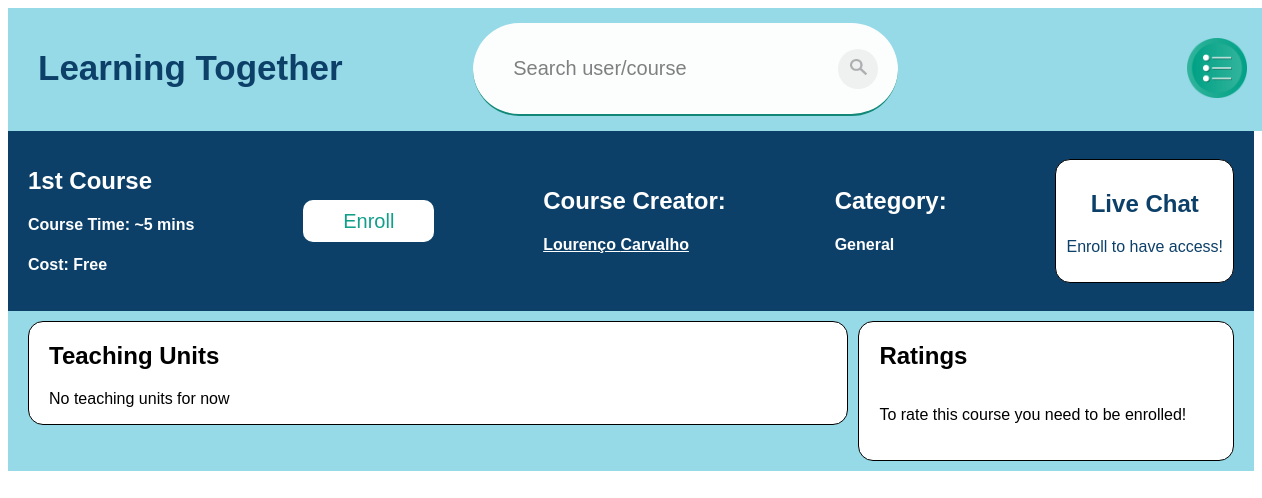
Before: /course/1 (signed in) with the older database file.
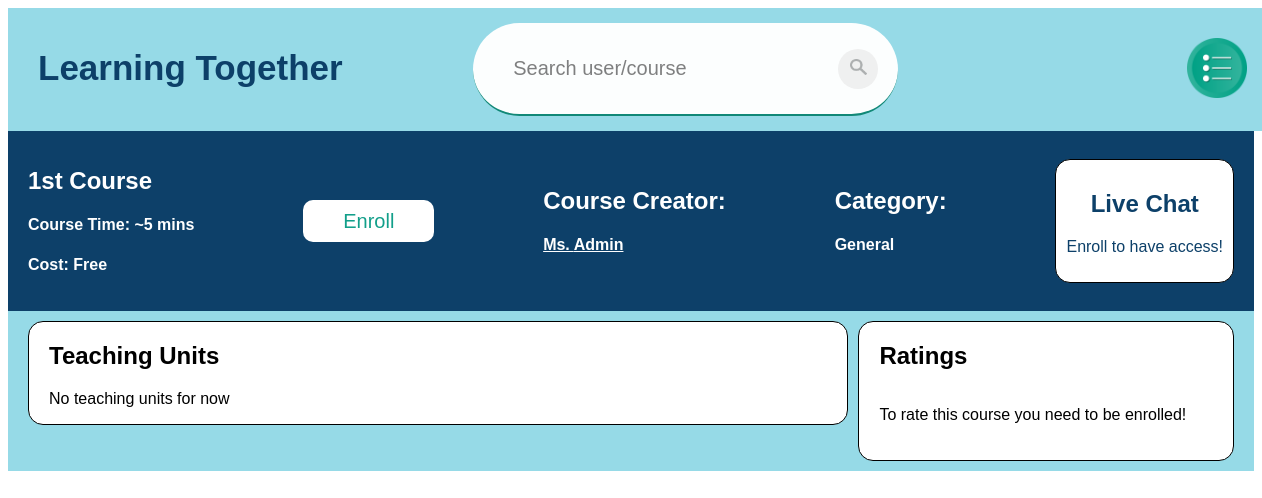
After: the same page with the newer database file.
### app/models.py (models this page shows, shortened)
class Public(models.Model):
    profileId = models.ForeignKey(Profile, on_delete=models.CASCADE)
    name = models.CharField(max_length=50)
    surname = models.CharField(max_length=50)
    avatar = models.SmallIntegerField()
    createdDate = models.DateField(auto_now_add=True)

### app/views.py (the view)
# urls.py: path('course/<id>', views.coursePage, name='coursePage'),
def coursePage(request, id):
    course = models.Course.objects.filter(id__exact=id)
    if not course:
        messages.error(request, "Course doesn't exist")
        return redirect('home')
    else:
        courseMade = models.CoursesMade.objects.filter(courseId__exact=id)
        thisUser = False
        if request.user.is_authenticated:
            if courseMade[0].publicId.profileId.userId.id == request.user.id:
                thisUser = True
        teachingUnits = models.TeachingUnit.objects.filter(
            courseId__exact=course[0])
        liveChat = models.LiveChat.objects.filter(courseId__exact=course[0])
        if not liveChat:
            liveChat = [None]
            chat_enable = None
        elif liveChat[0].chat_enable==0:
            chat_enable = 0
        elif liveChat[0].chat_enable==1:
            chat_enable = 1
        enrolled = thisUser
        if not thisUser and request.user.is_authenticated:
            profile = models.Profile.objects.filter(
                userId__exact=request.user.id)
            private = models.Private.objects.filter(
                profileId__exact=profile[0].id)
            courseEnrolled = models.CoursesEnrolled.objects.filter(
                privateId__exact=private[0].id, courseId__exact=id)
            if courseEnrolled:
                enrolled = True
            else:
                enrolled = False
        elif not request.user.is_authenticated:
            enrolled = True
        ratings = models.Rating.objects.filter(courseId__exact=course[0])
        return render(request, "app/coursePage.html", {'course': course[0],
                                                       'creator': courseMade[0].publicId,
                                                       'teachingUnits': teachingUnits,
                                                       'liveChat': liveChat[0],
                                                       'chat_able': chat_enable,
                                                       'ratings': ratings,
                                                       'thisUser': thisUser,
                                                       'showOptions': False,
                                                       'enrolled': enrolled})

### templates/app/coursePage.html (shortened to what this page needs)
{% extends 'app/base.html' %}
{% block content %}
{% load static %}
{% include 'app/navBar.html' with thisUser=thisUser userId=creator.profileId.userId.id showOptions=showOptions %}
<head>
  <link rel="stylesheet" href="..\static\addtu.css">
</head>
<div class="course-header">
  <div class="info">
    <h2>{{ course.name }}</h2>
    <h4>Course Time: ~{{ course.averageMasterTime }} mins</h4>
    {% if course.price == 0%}
      <h4>Cost: Free</h4>
    {% else %}
      <h4>Cost: {{ course.price }}€</h4>
    {% endif %}
  </div>
  {% if not enrolled %}
  <div>
    <a  class="btn" href="../enrollCourse/{{ course.id }}">Enroll</a>
  </div>
  {% endif %}
  <div>
    <h2>Course Creator:</h2>
    <h4><a href="../viewProfile/{{ creator.profileId.userId.id }}"> {{ creator.name}} {{ creator.surname }}</a></h4>
  </div>
  <div>
    <h2>Category:</h2>
    <h4>{{ course.categoryId.category }}</h4>
  </div>
  <div class="live-chat">
    <h2>Live Chat</h2>
  {% if not thisUser %}
    {% if liveChat is not None and enrolled %}
      {%if chat_able == 1%}
        <p>Chat available! Just click in the green icon</p>
        <script type="text/javascript">
          var Tawk_API=Tawk_API||{}, Tawk_LoadStart=new Date();
          (function(){
          var s1=document.createElement("script"),s0=document.getElementsByTagName("script")[0];
          s1.async=true;
          s1.src='https://embed.tawk.to/639f42a9daff0e1306dd3cf4/1gkj1oq7r';
          s1.charset='UTF-8';
          s1.setAttribute('crossorigin','*');
          s0.parentNode.insertBefore(s1,s0);
          })();
          </script>
      {% endif %}
      {% if chat_able == 0 %}
        <p>No Live Chat yet. Stay Tuned!</p>
        <a href="{{course.link}}">
          <input type="button" value="Visit Professor's Calendar" />
        </a>
      {% endif %}
    {% else %}
      {% if enrolled %}
        <p>No Live Chat yet. Stay Tuned!</p>
        <a href="{{course.link}}">
          <input type="button" value="Visit Professor's Calendar" />
        </a>
      {% else %}
        <p>Enroll to have access!</p>
      {% endif %}
    {% endif %}
  {% else %}
    {% if chat_able == 0 %}
      <p>Live chat is deactivated</p>
    {% else %}
      <p>Live chat is activated</p>
    {% endif %}
  {% endif %}
  </div>
</div>
<div class="course-body">
  <div class="teaching-units">
    <h2>Teaching Units</h2>
    {% if not teachingUnits %}
      <p>No teaching units for now</p>
    {% endif %}
  </div>
  <div class="ratings">
    <div class="ratings-header">
      <h2>Ratings</h2>
    </div>
    {% if not ratings %}
      {% if not user.is_authenticated %}
      {% elif not enrolled %}
      <p>To rate this course you need to be enrolled!</p>
      {% elif thisUser %}
      <p>No ratings yet!</p>
      {% else %}
      <p>Be the first one to rate this course!</p>
      {% endif %}
    {% else %}
      {% for rating in ratings %}
      <div class="rating">
        <p><b><a href="../viewProfile/{{ rating.userId.id }}">@{{ rating.userId.username }}</a> <img class= "star" src="{% static 'images/' %}star.png"> {{rating.rating }}</b><br><br>{{ rating.comment }}</p>
      </div>
      {% endfor %}
    {% endif %}
  </div>
</div>
{% endblock %}

Changed rows visible on the page:
removed Public: name "Lourenço", surname "Carvalho"
now on this page (row unchanged): Public: name "Ms.", surname "Admin"
